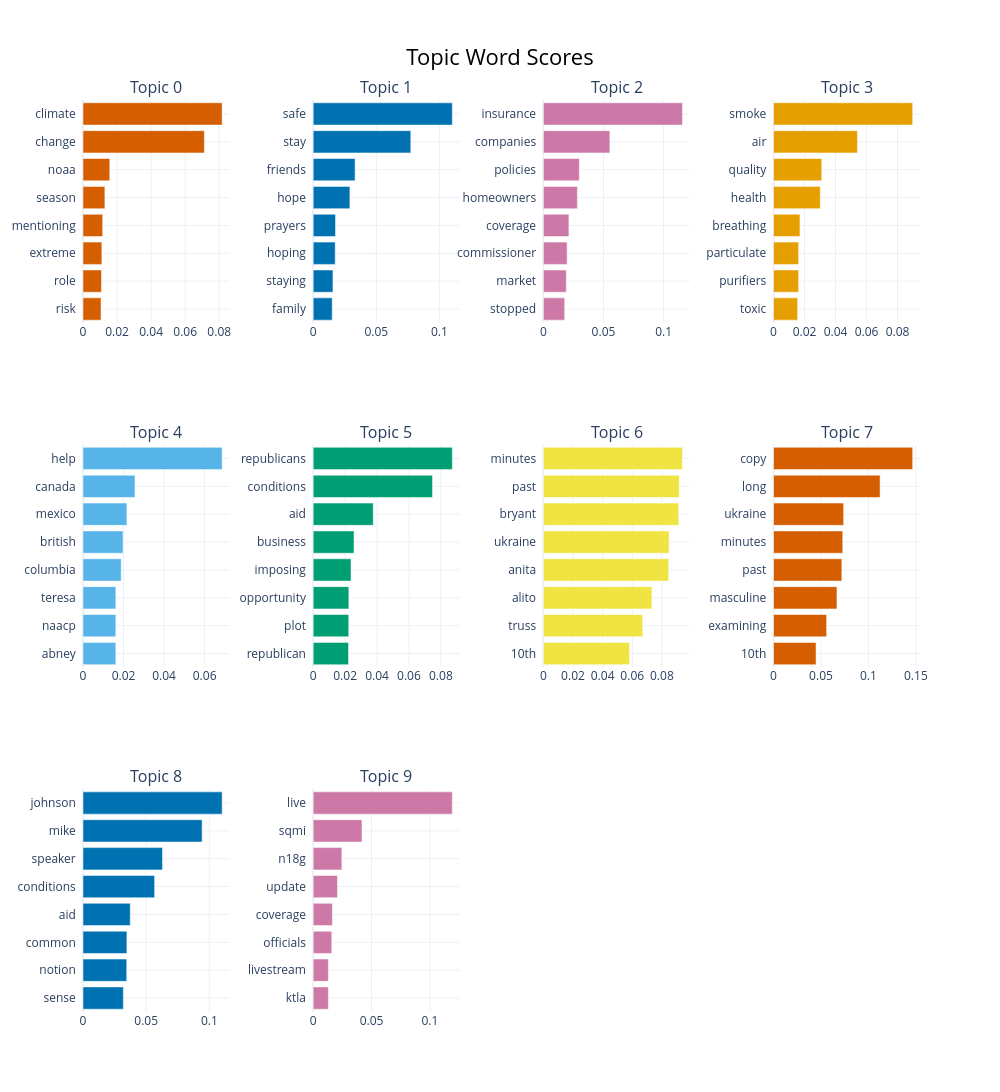

Here is the notebook cell this chart was saved with:
### Code cell
# Visualize overall topics - Bar chart
if topic_model_all is not None:
    fig = topic_model_all.visualize_barchart(top_n_topics=10, n_words=8, height=400)
    fig.write_html(str(OUTPUT_DIR / "overall_topics_barchart.html"))
    fig.show()

### Figure 1 — Plotly figure (JSON) as saved in the notebook; plotly's stock layout.template omitted (floating-point values rounded to 4 significant figures)
{"data": [{"marker": {"color": "#D55E00"}, "orientation": "h", "type": "bar", "x": [0.0106, 0.01085, 0.01108, 0.01156, 0.01285, 0.01573, 0.0713, 0.08172], "xaxis": "x", "y": ["risk  ", "role  ", "extreme  ", "mentioning  ", "season  ", "noaa  ", "change  ", "climate  "], "yaxis": "y"}, {"marker": {"color": "#0072B2"}, "orientation": "h", "type": "bar", "x": [0.01509, 0.01569, 0.01747, 0.01769, 0.0291, 0.03323, 0.07736, 0.1103], "xaxis": "x2", "y": ["family  ", "staying  ", "hoping  ", "prayers  ", "hope  ", "friends  ", "stay  ", "safe  "], "yaxis": "y2"}, {"marker": {"color": "#CC79A7"}, "orientation": "h", "type": "bar", "x": [0.01775, 0.0191, 0.01976, 0.02125, 0.0283, 0.02992, 0.05531, 0.1157], "xaxis": "x3", "y": ["stopped  ", "market  ", "commissioner  ", "coverage  ", "homeowners  ", "policies  ", "companies  ", "insurance  "], "yaxis": "y3"}, {"marker": {"color": "#E69F00"}, "orientation": "h", "type": "bar", "x": [0.01556, 0.0162, 0.0162, 0.01705, 0.03016, 0.03109, 0.05412, 0.08976], "xaxis": "x4", "y": ["toxic  ", "purifiers  ", "particulate  ", "breathing  ", "health  ", "quality  ", "air  ", "smoke  "], "yaxis": "y4"}, {"marker": {"color": "#56B4E9"}, "orientation": "h", "type": "bar", "x": [0.01619, 0.01619, 0.01619, 0.01885, 0.01976, 0.02165, 0.02565, 0.06866], "xaxis": "x5", "y": ["abney  ", "naacp  ", "teresa  ", "columbia  ", "british  ", "mexico  ", "canada  ", "help  "], "yaxis": "y5"}, {"marker": {"color": "#009E73"}, "orientation": "h", "type": "bar", "x": [0.02214, 0.02227, 0.02235, 0.0237, 0.02559, 0.03764, 0.07477, 0.08717], "xaxis": "x6", "y": ["republican  ", "plot  ", "opportunity  ", "imposing  ", "business  ", "aid  ", "conditions  ", "republicans  "], "yaxis": "y6"}, {"marker": {"color": "#F0E442"}, "orientation": "h", "type": "bar", "x": [0.05817, 0.06708, 0.07327, 0.0846, 0.08487, 0.09136, 0.09169, 0.09392], "xaxis": "x7", "y": ["10th  ", "truss  ", "alito  ", "anita  ", "ukraine  ", "bryant  ", "past  ", "minutes  "], "yaxis": "y7"}, {"marker": {"color": "#D55E00"}, "orientation": "h", "type": "bar", "x": [0.04481, 0.05597, 0.06683, 0.072, 0.07294, 0.07391, 0.1123, 0.1466], "xaxis": "x8", "y": ["10th  ", "examining  ", "masculine  ", "past  ", "minutes  ", "ukraine  ", "long  ", "copy  "], "yaxis": "y8"}, {"marker": {"color": "#0072B2"}, "orientation": "h", "type": "bar", "x": [0.03194, 0.03461, 0.03473, 0.03739, 0.05667, 0.06289, 0.09428, 0.1101], "xaxis": "x9", "y": ["sense  ", "notion  ", "common  ", "aid  ", "conditions  ", "speaker  ", "mike  ", "johnson  "], "yaxis": "y9"}, {"marker": {"color": "#CC79A7"}, "orientation": "h", "type": "bar", "x": [0.01301, 0.01302, 0.01592, 0.01647, 0.02081, 0.02457, 0.04181, 0.1192], "xaxis": "x10", "y": ["ktla  ", "livestream  ", "officials  ", "coverage  ", "update  ", "n18g  ", "sqmi  ", "live  "], "yaxis": "y10"}], "layout": {"annotations": [{"font": {"size": 16}, "showarrow": false, "text": "Topic 0", "x": 0.0875, "xanchor": "center", "xref": "paper", "y": 1, "yanchor": "bottom", "yref": "paper"}, {"font": {"size": 16}, "showarrow": false, "text": "Topic 1", "x": 0.3625, "xanchor": "center", "xref": "paper", "y": 1, "yanchor": "bottom", "yref": "paper"}, {"font": {"size": 16}, "showarrow": false, "text": "Topic 2", "x": 0.6375, "xanchor": "center", "xref": "paper", "y": 1, "yanchor": "bottom", "yref": "paper"}, {"font": {"size": 16}, "showarrow": false, "text": "Topic 3", "x": 0.9125, "xanchor": "center", "xref": "paper", "y": 1, "yanchor": "bottom", "yref": "paper"}, {"font": {"size": 16}, "showarrow": false, "text": "Topic 4", "x": 0.0875, "xanchor": "center", "xref": "paper", "y": 0.6222, "yanchor": "bottom", "yref": "paper"}, {"font": {"size": 16}, "showarrow": false, "text": "Topic 5", "x": 0.3625, "xanchor": "center", "xref": "paper", "y": 0.6222, "yanchor": "bottom", "yref": "paper"}, {"font": {"size": 16}, "showarrow": false, "text": "Topic 6", "x": 0.6375, "xanchor": "center", "xref": "paper", "y": 0.6222, "yanchor": "bottom", "yref": "paper"}, {"font": {"size": 16}, "showarrow": false, "text": "Topic 7", "x": 0.9125, "xanchor": "center", "xref": "paper", "y": 0.6222, "yanchor": "bottom", "yref": "paper"}, {"font": {"size": 16}, "showarrow": false, "text": "Topic 8", "x": 0.0875, "xanchor": "center", "xref": "paper", "y": 0.2444, "yanchor": "bottom", "yref": "paper"}, {"font": {"size": 16}, "showarrow": false, "text": "Topic 9", "x": 0.3625, "xanchor": "center", "xref": "paper", "y": 0.2444, "yanchor": "bottom", "yref": "paper"}], "height": 1200, "hoverlabel": {"bgcolor": "white", "font": {"family": "Rockwell", "size": 16}}, "showlegend": false, "title": {"font": {"color": "Black", "size": 22}, "text": "Topic Word Scores", "x": 0.5, "xanchor": "center", "yanchor": "top"}, "width": 1000, "xaxis": {"anchor": "y", "domain": [0, 0.175], "showgrid": true}, "xaxis10": {"anchor": "y10", "domain": [0.275, 0.45], "showgrid": true}, "xaxis11": {"anchor": "y11", "domain": [0.55, 0.725], "showgrid": true}, "xaxis12": {"anchor": "y12", "domain": [0.825, 1], "showgrid": true}, "xaxis2": {"anchor": "y2", "domain": [0.275, 0.45], "showgrid": true}, "xaxis3": {"anchor": "y3", "domain": [0.55, 0.725], "showgrid": true}, "xaxis4": {"anchor": "y4", "domain": [0.825, 1], "showgrid": true}, "xaxis5": {"anchor": "y5", "domain": [0, 0.175], "showgrid": true}, "xaxis6": {"anchor": "y6", "domain": [0.275, 0.45], "showgrid": true}, "xaxis7": {"anchor": "y7", "domain": [0.55, 0.725], "showgrid": true}, "xaxis8": {"anchor": "y8", "domain": [0.825, 1], "showgrid": true}, "xaxis9": {"anchor": "y9", "domain": [0, 0.175], "showgrid": true}, "yaxis": {"anchor": "x", "domain": [0.7556, 1], "showgrid": true}, "yaxis10": {"anchor": "x10", "domain": [0, 0.2444], "showgrid": true}, "yaxis11": {"anchor": "x11", "domain": [0, 0.2444], "showgrid": true}, "yaxis12": {"anchor": "x12", "domain": [0, 0.2444], "showgrid": true}, "yaxis2": {"anchor": "x2", "domain": [0.7556, 1], "showgrid": true}, "yaxis3": {"anchor": "x3", "domain": [0.7556, 1], "showgrid": true}, "yaxis4": {"anchor": "x4", "domain": [0.7556, 1], "showgrid": true}, "yaxis5": {"anchor": "x5", "domain": [0.3778, 0.6222], "showgrid": true}, "yaxis6": {"anchor": "x6", "domain": [0.3778, 0.6222], "showgrid": true}, "yaxis7": {"anchor": "x7", "domain": [0.3778, 0.6222], "showgrid": true}, "yaxis8": {"anchor": "x8", "domain": [0.3778, 0.6222], "showgrid": true}, "yaxis9": {"anchor": "x9", "domain": [0, 0.2444], "showgrid": true}}}
